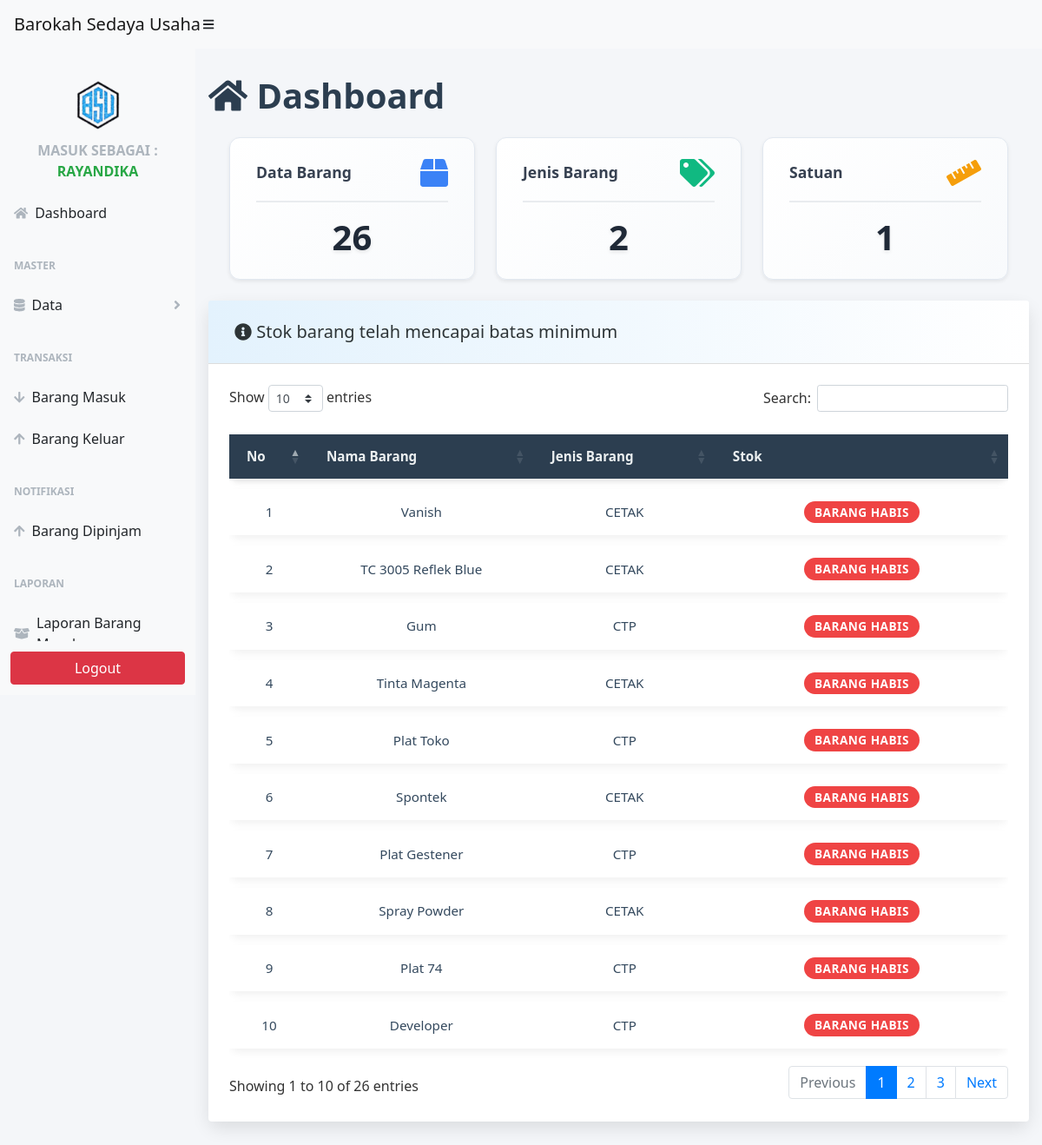
The app's page /admin/index.php (signed in) with its own data.
### tables this page shows
CREATE TABLE `databarang` (
  `id_barang` int(11) NOT NULL,
  `nama_barang` varchar(255) NOT NULL,
  `id_jenis` int(11) DEFAULT NULL,
  `id_satuan` int(11) DEFAULT NULL,
  `stok` int(11) NOT NULL,
  `tanggal_ditambahkan` timestamp NOT NULL DEFAULT current_timestamp(),
  `id_supplier` int(11) DEFAULT NULL
);

CREATE TABLE `jenisbarang` (
  `id_jenis` int(11) NOT NULL,
  `nama_jenis` varchar(100) NOT NULL,
  `deskripsi` text DEFAULT NULL
);

### admin/home.php (the view, shortened to what this page needs)
<?php
$sql = "SELECT COUNT(id_barang) AS jumlah_barang FROM databarang";
$result = $conn->query($sql);
if ($result->num_rows > 0) {
  $row = $result->fetch_assoc();
  $jumlah_barang = $row["jumlah_barang"];
} else {
  $jumlah_barang = 0;
}
$sql = "SELECT COUNT(id_jenis) AS jumlah_jenis FROM jenisbarang";
$result = $conn->query($sql);
if ($result->num_rows > 0) {
  $row = $result->fetch_assoc();
  $jumlah_jenis = $row["jumlah_jenis"];
} else {
  $jumlah_jenis = 0;
}
$sql = "SELECT COUNT(id_satuan) AS jumlah_satuan FROM satuan";
$result = $conn->query($sql);
if ($result->num_rows > 0) {
  $row = $result->fetch_assoc();
  $jumlah_satuan = $row["jumlah_satuan"];
} else {
  $jumlah_satuan = 0;
}
?>
<div class="container-fluid">
  <div class="bg-dasboard">
    <h1 class="mt-4 mb-4"><i class="fas fa-home"></i> Dashboard</h1>
  </div>
  <div class="container main-content">
    <div class="row">
      <div class="col-md-4 mb-4">
        <a href="?page=databarang" class="card-link">
          <div class="card dashboard-card shadow-sm">
            <div class="card-body">
              <div class="d-flex justify-content-between align-items-center">
                <h5 class="card-title mb-0">Data Barang</h5>
                <i class="fas fa-box fa-2x text-primary-custom"></i>
              </div>
              <hr>
              <h3 class="text-center mt-3 mb-0"><?php echo $jumlah_barang; ?></h3>
            </div>
          </div>
        </a>
      </div>
      <div class="col-md-4 mb-4">
        <a href="?page=jenisbarang" class="card-link">
          <div class="card dashboard-card shadow-sm">
            <div class="card-body">
              <div class="d-flex justify-content-between align-items-center">
                <h5 class="card-title mb-0">Jenis Barang</h5>
                <i class="fas fa-tags fa-2x text-success-custom"></i>
              </div>
              <hr>
              <h3 class="text-center mt-3 mb-0"><?php echo $jumlah_jenis; ?></h3>
            </div>
          </div>
        </a>
      </div>
      <div class="col-md-4 mb-4">
        <a href="?page=satuan" class="card-link">
          <div class="card dashboard-card shadow-sm">
            <div class="card-body">
              <div class="d-flex justify-content-between align-items-center">
                <h5 class="card-title mb-0">Satuan</h5>
                <i class="fas fa-ruler fa-2x text-warning-custom"></i>
              </div>
              <hr>
              <h3 class="text-center mt-3 mb-0"><?php echo $jumlah_satuan; ?></h3>
            </div>
          </div>
        </a>
      </div>
    </div>
  </div>
  <div class="card mb-4">
    <div class="card-header d-flex justify-content-between align-items-center">
      <h5 class="mb-0"><i class="fas fa-info-circle"></i> Stok barang telah mencapai batas minimum</h5>
    </div>
    <div class="card-body p-3 p-md-4 bg-white rounded">
      <div class="table-responsive">
        <table class="table table-borderless table-sm" id="dataTable" width="100%" cellspacing="0">
          <thead>
            <tr>
              <th>No</th>
              <th>Nama Barang</th>
              <th>Jenis Barang</th>
              <th>Stok</th>
            </tr>
          </thead>
          <tbody>
            <?php
            $no = 1;
            $sql = $conn->query("SELECT databarang.*, jenisbarang.nama_jenis, satuan.satuan
                                 FROM databarang
                                 JOIN jenisbarang ON databarang.id_jenis = jenisbarang.id_jenis
                                 JOIN satuan ON databarang.id_satuan = satuan.id_satuan
                                 ORDER BY databarang.stok ASC");
            while ($data = $sql->fetch_assoc()) {
            ?>
              <tr>
                <td data-label="No"><?php echo $no++; ?></td>
                <td data-label="Nama Barang"><?php echo $data['nama_barang']; ?></td>
                <td data-label="Jenis Barang"><?php echo $data['nama_jenis']; ?></td>
                <td data-label="Stok">
                  <span class="badge
                    <?php
                    if ($data['stok'] == 0) {
                      echo 'badge-danger';
                    } elseif ($data['stok'] > 0 && $data['stok'] <= 10) {
                      echo 'badge-warning';
                    } else {
                      echo 'badge-success';
                    }
                    ?>">
                    <?php
                    if ($data['stok'] == 0) {
                      echo "Barang Habis";
                    } elseif ($data['stok'] > 0 && $data['stok'] <= 10) {
                      echo "Barang Hampir Habis";
                    } else {
                      echo "Tersedia";
                    }
                    ?>
                  </span>
                </td>
              </tr>
            <?php } ?>
          </tbody>
        </table>
      </div>
    </div>
  </div>
</div>

### admin/home.php (style rules this page uses)
body { font-family: 'Segoe UI', Tahoma, Geneva, Verdana, sans-serif; background-color: #f4f6f9; color: #333; }
.container-fluid { max-width: 100%; margin: 30px auto; padding: 0 15px; }
.bg-dasboard h1 { font-weight: 700; color: #2c3e50; }
.card { background: #fff; border-radius: 12px; box-shadow: 0 8px 20px rgba(0,0,0,0.1); transition: all 0.3s ease; border: none; }
.card-header { padding: 24px 30px; font-weight: 700; font-size: 1.4rem; background: linear-gradient(to right, #e3f2fd, #ffffff); border-bottom: 1px solid #ddd; color: #2d3436; border-top-left-radius: 12px; border-top-right-radius: 12px; }
.card-body { padding: 24px 30px; }
.card-link { text-decoration: none; color: inherit; }
.dashboard-card { background: linear-gradient(135deg, #fff 0%, #f8fafc 100%); border: 1px solid #e2e8f0; transition: all 0.3s ease; position: relative; overflow: hidden; }
.dashboard-card::before { content: ''; position: absolute; top: 0; left: 0; right: 0; height: 4px; background: linear-gradient(90deg, #3b82f6, #1d4ed8); opacity: 0; transition: opacity 0.3s ease; }
.dashboard-card .card-title { font-weight: 600; color: #374151; font-size: 1.1rem; }
.dashboard-card h3 { font-weight: 700; font-size: 2.5rem; color: #1f2937; text-shadow: 0 2px 4px rgba(0,0,0,0.1); }
.text-primary-custom { color: #3b82f6 !important; }
.text-success-custom { color: #10b981 !important; }
.text-warning-custom { color: #f59e0b !important; }
#dataTable { width: 100%; border-collapse: separate; border-spacing: 0 12px; font-size: 0.95rem; }
#dataTable thead tr { background-color: #2c3e50; color: #ecf0f1; text-align: center; border-radius: 12px; box-shadow: 0 4px 6px rgba(0,0,0,0.1); }
#dataTable th, #dataTable td { padding: 14px 20px; vertical-align: middle !important; transition: background-color 0.3s ease; }
#dataTable tbody tr { background: #fff; box-shadow: 0 4px 10px rgba(0,0,0,0.06); border-radius: 12px; transition: all 0.3s ease-in-out; }
#dataTable td { text-align: center; color: #34495e; }
.badge { font-size: 0.85rem; padding: 6px 12px; border-radius: 20px; font-weight: 600; text-transform: uppercase; letter-spacing: 0.5px; }
.badge-danger { background-color: #ef4444; color: #fff; }
.main-content { margin-top: 0; }
hr { border-top: 2px solid #e9ecef; margin: 1rem 0; }

### records on screen
databarang: nama_barang "Vanish", id_jenis.nama_jenis "CETAK", stok "BARANG HABIS"
databarang: nama_barang "TC 3005 Reflek Blue", id_jenis.nama_jenis "CETAK", stok "BARANG HABIS"
databarang: nama_barang "Gum", id_jenis.nama_jenis "CTP", stok "BARANG HABIS"
databarang: nama_barang "Tinta Magenta", id_jenis.nama_jenis "CETAK", stok "BARANG HABIS"
databarang: nama_barang "Plat Toko", id_jenis.nama_jenis "CTP", stok "BARANG HABIS"
databarang: nama_barang "Spontek", id_jenis.nama_jenis "CETAK", stok "BARANG HABIS"
databarang: nama_barang "Plat Gestener", id_jenis.nama_jenis "CTP", stok "BARANG HABIS"
databarang: nama_barang "Spray Powder", id_jenis.nama_jenis "CETAK", stok "BARANG HABIS"
databarang: nama_barang "Plat 74", id_jenis.nama_jenis "CTP", stok "BARANG HABIS"
databarang: nama_barang "Developer", id_jenis.nama_jenis "CTP", stok "BARANG HABIS"

### other values on screen
$role "RAYANDIKA"
$jumlah_barang "26"
$jumlah_jenis "2"
$jumlah_satuan "1"
